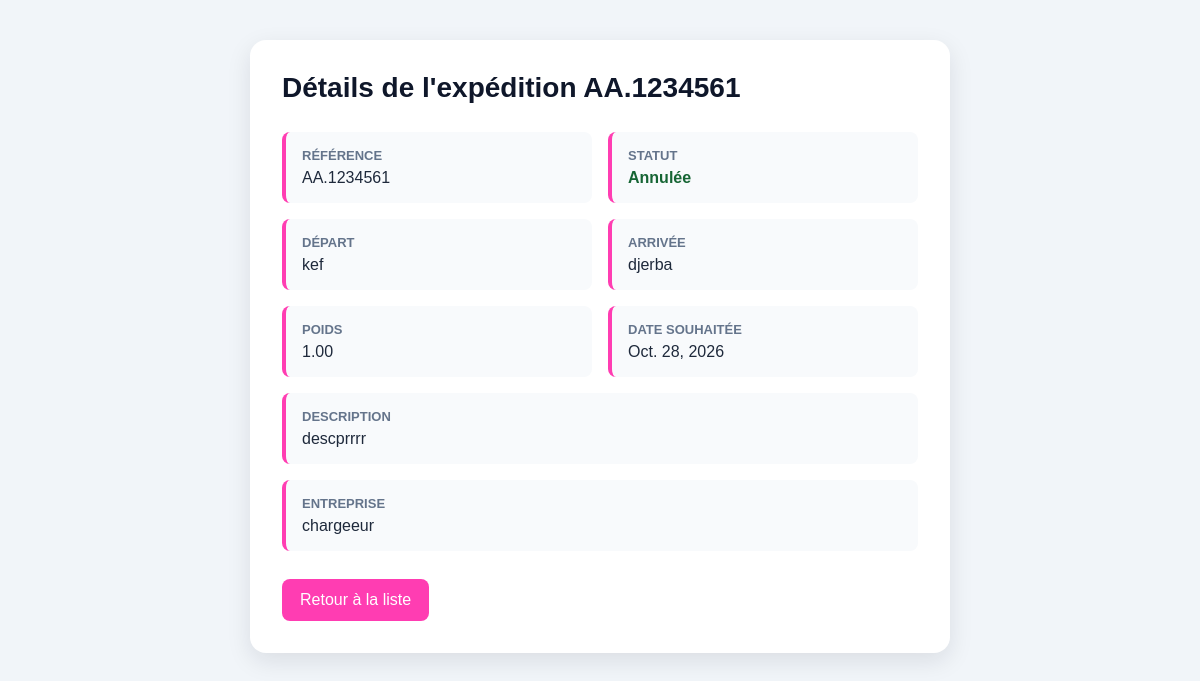
The app's page /expedition/details/4/ with its own data.
### ExpeditionApp/models.py (models this page shows, shortened)
class Expedition(models.Model):
    reference = models.CharField(max_length=100, unique=True)
    ville_depart = models.CharField(max_length=100)
    ville_arrivee = models.CharField(max_length=100)
    poids = models.DecimalField(max_digits=10, decimal_places=2)
    MinValueValidator(0.1, "Le poids doit être supérieur à 0")
    date_souhaitee = models.DateField()
    description = models.TextField(blank=True, null=True)
    status = models.CharField(max_length=20,
    choices=[('en_attente', 'En attente'),
                ('publiee', 'Publiée'),
                ('attribuee', 'Attribuée'),
                ('en_cours', 'En cours'),
                ('terminee', 'Terminée'),
                ('annulee', 'Annulée'),
    ], default='en_attente')
    created_at = models.DateTimeField(auto_now_add=True)
    updated_at = models.DateTimeField(auto_now=True)
    entreprise = models.ForeignKey(
        Entreprise,
        on_delete=models.CASCADE,
        related_name='entreprises',
    )

### EntrepriseApp/models.py (models this page shows)
class Entreprise(models.Model):
    raison_sociale = models.CharField(max_length=200, blank=False, null=False)
    matricule_fiscale = models.CharField(max_length=17, unique=True, blank=False, null=False)
    adresse = models.TextField()
    MinLengthValidator(20,"l'adresse doit contenir au moins 20 caractères")
    MaxLengthValidator(400,"l'adresse doit contenir au maximum 200 caractères")
    type_entreprise = models.CharField(max_length=100,
    choices=[
        ('C', 'Chargeur'),
        ('T', 'Transporteur'),
        ('A', 'Autre'),
    ])
    creation_date = models.DateTimeField(auto_now_add=True)
    update_date = models.DateTimeField(auto_now=True)
    gerant = models.OneToOneField(utilisateur, on_delete=models.CASCADE,
    related_name='entreprise')
    def __str__(self):
        return self.raison_sociale

### ExpeditionApp/views.py (the view)
# urls.py: path('details/<int:pk>/', details, name='details'),
def details(request, pk):
    expedition = get_object_or_404(Expedition, pk=pk)
    return render(request, 'expedition/details.html', {'expedition': expedition})

### EntrepriseApp/templates/Expedition/details.html (shortened to what this page needs)
<!DOCTYPE html>
<html lang="fr">
<head>
</head>
<body>
    <main class="details-card">
        <h1>Détails de l'expédition {{ expedition.reference }}</h1>
        <section class="details-list">
            <div class="detail">
                <strong>Référence</strong>
                <p>{{ expedition.reference }}</p>
            </div>
            <div class="detail">
                <strong>Statut</strong>
                <p class="status">{{ expedition.get_status_display }}</p>
            </div>
            <div class="detail">
                <strong>Départ</strong>
                <p>{{ expedition.ville_depart }}</p>
            </div>
            <div class="detail">
                <strong>Arrivée</strong>
                <p>{{ expedition.ville_arrivee }}</p>
            </div>
            <div class="detail">
                <strong>Poids</strong>
                <p>{{ expedition.poids }}</p>
            </div>
            <div class="detail">
                <strong>Date souhaitée</strong>
                <p>{{ expedition.date_souhaitee }}</p>
            </div>
            <div class="detail description">
                <strong>Description</strong>
                <p>{{ expedition.description|default:"Aucune description" }}</p>
            </div>
            <div class="detail description">
                <strong>Entreprise</strong>
                <p>{{ expedition.entreprise }}</p>
            </div>
        </section>
        <a class="back-link" href="{% url 'list' %}">Retour à la liste</a>
    </main>
</body>
</html>

### EntrepriseApp/templates/Expedition/details.html (style rules this page uses)
* { box-sizing: border-box; }
body { margin: 0; min-height: 100vh; padding: 40px 20px; background: #f1f5f9; color: #1e293b; font-family: Arial, sans-serif; }
.details-card { width: min(700px, 100%); margin: 0 auto; padding: 32px; background: #ffffff; border-radius: 16px; box-shadow: 0 8px 24px rgba(15, 23, 42, 0.1); }
h1 { margin-top: 0; margin-bottom: 28px; color: #0f172a; font-size: 28px; }
.details-list { display: grid; grid-template-columns: repeat(2, 1fr); gap: 16px; margin: 0 0 28px; }
.detail { padding: 16px; background: #f8fafc; border-left: 4px solid #ff3db2; border-radius: 8px; }
.detail strong { display: block; margin-bottom: 6px; color: #64748b; font-size: 13px; text-transform: uppercase; }
.detail p { margin: 0; }
.status { color: #166534; font-weight: bold; }
.description { grid-column: 1 / -1; }
.back-link { display: inline-block; padding: 12px 18px; background: #ff3db2; color: #ffffff; border-radius: 8px; text-decoration: none; transition: background 0.2s ease; }

### records on screen
Expedition: reference "AA.1234561", status "Annulée", ville_depart "kef", ville_arrivee "djerba", poids "1.00", date_souhaitee "Oct. 28, 2026", description "descprrrr", entreprise "chargeeur"
